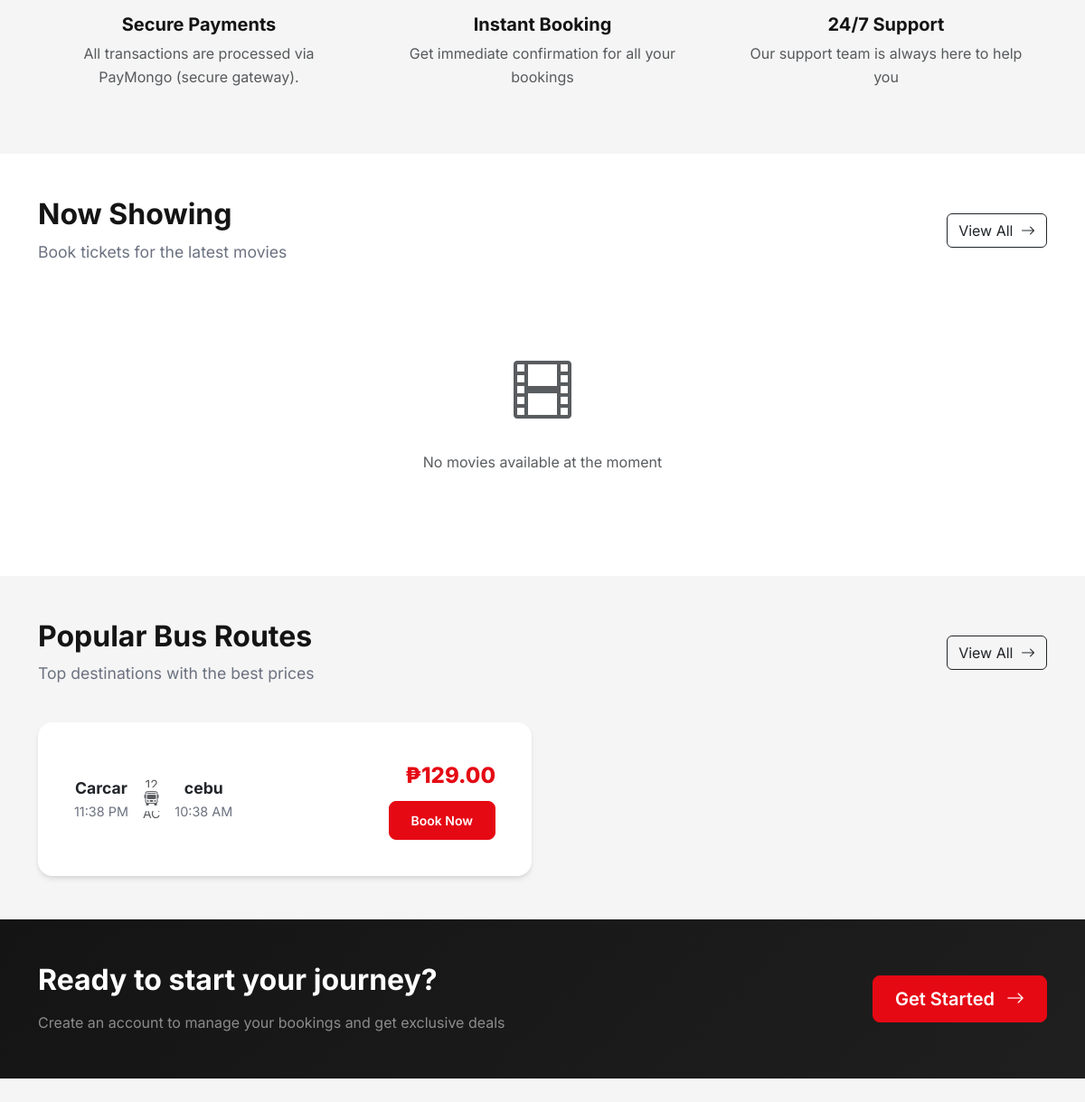
Before: / (middle part) with the older database file.
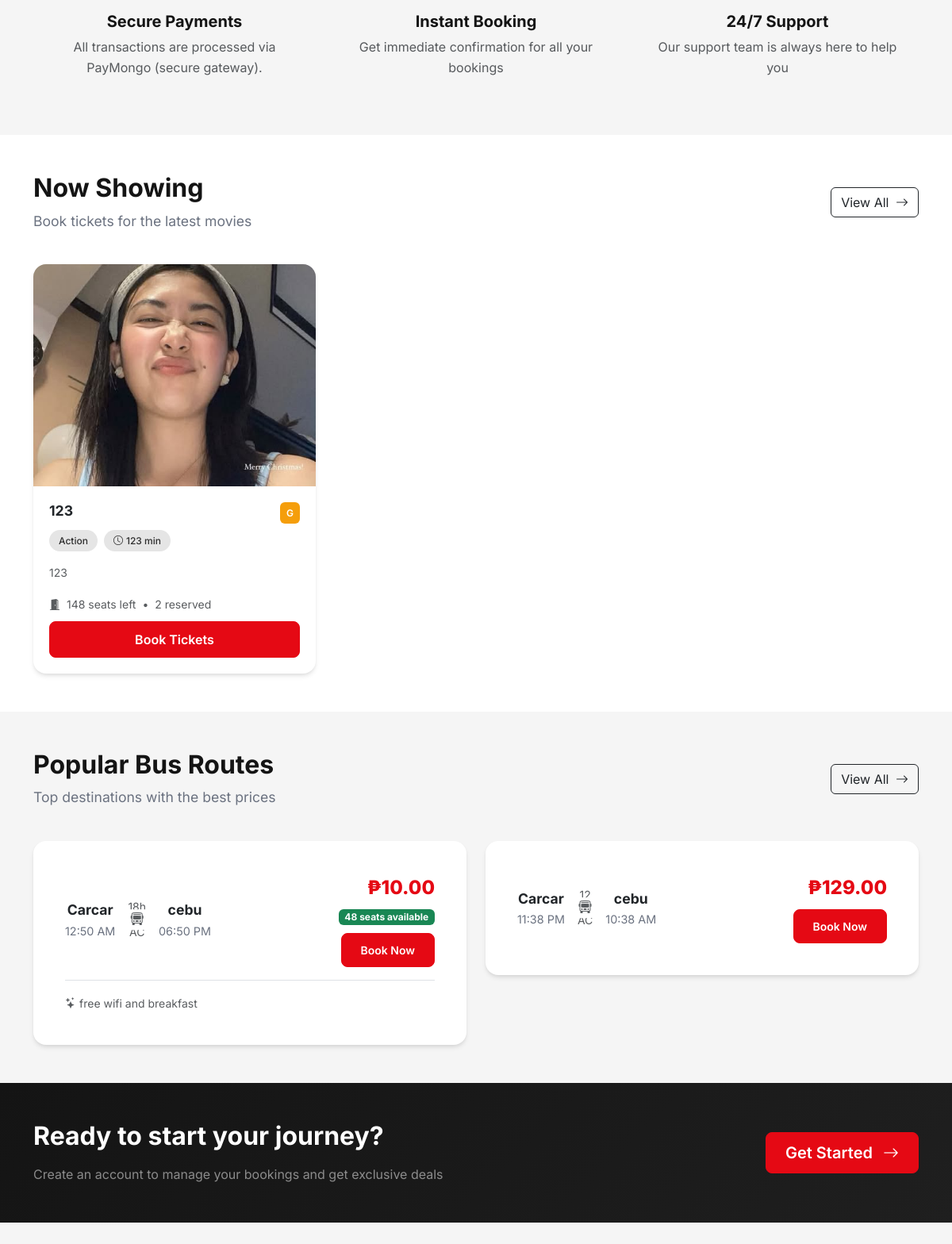
After: the same page with the newer database file.
### flask_app/app.py (models this page shows)
class BusRoute(db.Model):
    id = db.Column(db.Integer, primary_key=True)
    origin = db.Column(db.String(100), nullable=False)
    destination = db.Column(db.String(100), nullable=False)
    operator_id = db.Column(db.Integer, db.ForeignKey('user.id'), nullable=True)
    bus_number = db.Column(db.String(50))  # bus plate number or identifier
    bus_type = db.Column(db.String(50))  # AC, Non-AC, Sleeper, etc.
    departure_time = db.Column(db.Time, nullable=False)
    arrival_time = db.Column(db.Time, nullable=False)
    duration = db.Column(db.String(50))
    price = db.Column(db.Float, nullable=False)
    total_seats = db.Column(db.Integer, default=40)
    amenities = db.Column(db.String(255))  # WiFi, Charging, etc.
    image = db.Column(db.String(255))  # bus picture
    is_active = db.Column(db.Boolean, default=True)
    schedules = db.relationship('BusSchedule', backref='route', lazy=True, cascade='all, delete-orphan')
    operator = db.relationship('User', foreign_keys=[operator_id], backref='bus_routes')

class Movie(db.Model):
    id = db.Column(db.Integer, primary_key=True)
    title = db.Column(db.String(200), nullable=False)
    description = db.Column(db.Text)
    genre = db.Column(db.String(100))
    duration = db.Column(db.Integer)  # in minutes
    rating = db.Column(db.String(10))  # PG, PG-13, R, etc.
    poster_image = db.Column(db.String(255))
    trailer_url = db.Column(db.String(255))
    release_date = db.Column(db.Date)
    is_active = db.Column(db.Boolean, default=True)
    created_at = db.Column(db.DateTime, default=datetime.utcnow)
    showtimes = db.relationship('Showtime', backref='movie', lazy=True, cascade='all, delete-orphan')

### flask_app/app.py (the view)
@app.route('/')
def index():
    if current_user.is_authenticated:
        if current_user.is_bus_operator and not current_user.is_admin:
            return redirect(url_for('bus_operator_dashboard'))
        if current_user.is_cinema_operator and not current_user.is_admin:
            return redirect(url_for('cinema_operator_dashboard'))
    movies = Movie.query.filter_by(is_active=True).order_by(Movie.release_date.desc()).limit(6).all()
    today = datetime.now().date()
    all_routes = BusRoute.query.filter_by(is_active=True).order_by(BusRoute.departure_time).all()
    routes = [r for r in all_routes if not is_route_departed_for_date(r, today)][:6]
    availability_map = {}
    for m in movies:
        try:
            candidate_shows = Showtime.query.filter(
                Showtime.movie_id == m.id,
                Showtime.show_date >= datetime.now().date()
            ).order_by(Showtime.show_date, Showtime.show_time).all()
            next_show = next((st for st in candidate_shows if not is_showtime_departed(st)), None)
            if not next_show:
                continue
            try:
                total_seats = int(next_show.cinema.total_seats) if next_show.cinema and next_show.cinema.total_seats else int(next_show.available_seats or 0)
            except Exception:
                total_seats = int(next_show.available_seats or 0)
            reserved = 0
            statuses = ['pending', 'paid', 'completed']
            bookings = MovieBooking.query.filter(MovieBooking.showtime_id == next_show.id, MovieBooking.payment_status.in_(statuses)).all()
            for b in bookings:
                if b.seat_numbers:
                    reserved += len([s for s in b.seat_numbers.split(',') if s.strip()])
                else:
                    reserved += int(b.num_tickets or 0)
            available = max(0, total_seats - reserved)
            availability_map[m.id] = {
                'showtime_id': next_show.id,
                'show_date': next_show.show_date.isoformat(),
                'show_time': next_show.show_time.strftime('%I:%M %p') if next_show.show_time else None,
                'total_seats': total_seats,
                'reserved': reserved,
                'available': available
            }
        except Exception as e:
            print(f"[Index] Error computing availability for movie {m.id}: {e}")
    route_availability = {}
    for r in routes:
        try:
            sched = BusSchedule.query.filter(
                BusSchedule.route_id == r.id,
                BusSchedule.travel_date >= datetime.now().date()
            ).order_by(BusSchedule.travel_date).first()
            if not sched:
                continue
            total = int(r.total_seats or sched.available_seats or 0)
            reserved = 0
            statuses = ['pending', 'paid', 'completed']
            bks = BusBooking.query.filter(BusBooking.schedule_id == sched.id, BusBooking.payment_status.in_(statuses)).all()
            for b in bks:
                if b.seat_numbers:
                    reserved += len([s for s in b.seat_numbers.split(',') if s.strip()])
                else:
                    reserved += int(b.num_tickets or 0)
            available = max(0, total - reserved)
            route_availability[r.id] = {
                'schedule_id': sched.id,
                'travel_date': sched.travel_date.isoformat(),
                'total_seats': total,
                'reserved': reserved,
                'available': available
            }
        except Exception as e:
            print(f"[Index] Error computing availability for route {r.id}: {e}")
    return render_template('index.html', movies=movies, routes=routes, availability_map=availability_map, route_availability=route_availability)

### flask_app/app.py (called while the page is built)
@app.after_request
def add_no_cache_headers(response):
    if request.endpoint != 'static':
        response.headers['Cache-Control'] = 'no-store, no-cache, must-revalidate, private, max-age=0'
        response.headers['Pragma'] = 'no-cache'
        response.headers['Expires'] = '0'
    return response

def is_route_departed_for_date(route, travel_date, now_dt=None):
    if not route or not getattr(route, 'departure_time', None) or not travel_date:
        return False
    now_dt = now_dt or datetime.now()
    if travel_date < now_dt.date():
        return True
    if travel_date > now_dt.date():
        return False
    departure_dt = datetime.combine(travel_date, route.departure_time)
    arrival_time = getattr(route, 'arrival_time', None) or route.departure_time
    arrival_dt = datetime.combine(travel_date, arrival_time)
    if arrival_dt <= departure_dt:
        arrival_dt = arrival_dt + timedelta(days=1)
    return departure_dt <= now_dt < arrival_dt

### flask_app/templates/index.html (shortened to what the changed rows need)
{% extends 'base.html' %}
{% block content %}
<section class="py-5 bg-white">
    <div class="container">
        <div class="section-header d-flex justify-content-between align-items-center">
            <div>
                <h2>Now Showing</h2>
            </div>
        </div>
        <div class="row g-4">
            {% if movies %}
                {% for movie in movies %}
                <div class="col-lg-4 col-md-6">
                    <div class="card movie-card h-100">
                        {% if movie.poster_image %}
                            <img src="{{ url_for('static', filename='uploads/' + movie.poster_image) }}" class="card-img-top" alt="{{ movie.title }}">
                        {% else %}
                            <div class="card-img-top bg-secondary d-flex align-items-center justify-content-center" style="height: 280px;">
                                <i class="bi bi-film text-white" style="font-size: 4rem;"></i>
                            </div>
                        {% endif %}
                        <div class="card-body">
                            <div class="d-flex justify-content-between align-items-start mb-2">
                                <h5 class="card-title mb-0">{{ movie.title }}</h5>
                                {% if movie.rating %}
                                    <span class="rating-badge">{{ movie.rating }}</span>
                                {% endif %}
                            </div>
                            <div class="d-flex gap-2 mb-3">
                                {% if movie.genre %}
                                    {% for g in movie.genre.split(',') %}
                                        {% set g2 = g.strip() %}
                                        {% if g2 %}
                                            <span class="genre-badge">{{ g2 }}</span>
                                        {% endif %}
                                    {% endfor %}
                                {% endif %}
                                {% if movie.duration %}
                                    <span class="genre-badge"><i class="bi bi-clock me-1"></i>{{ movie.duration }} min</span>
                                {% endif %}
                            </div>
                            <p class="text-muted small mb-3">{{ movie.description[:100] }}{% if movie.description|length > 100 %}...{% endif %}</p>
                            {% set ma = availability_map.get(movie.id) if availability_map else None %}
                            <div class="mb-2">
                                {% if ma %}
                                    {% if ma.available > 0 %}
                                        <small class="text-muted">
                                            <i class="bi bi-door-open-fill me-1"></i>
                                            <span class="text-muted">{{ ma.available }} seats left</span>
                                            <span class="mx-1">•</span>
                                            <span class="text-muted">{{ ma.reserved }} reserved</span>
                                        </small>
                                    {% else %}
                                        <small class="text-muted">
                                            <span class="badge bg-danger">Sold Out</span>
                                        </small>
                                    {% endif %}
                                {% else %}
                                    <small class="text-muted">Seat info unavailable</small>
                                {% endif %}
                            </div>
                            {% if ma and ma.available == 0 %}
                                <a class="btn btn-secondary w-100 disabled" tabindex="-1" aria-disabled="true">Sold Out</a>
                            {% else %}
                                <a href="{{ url_for('movie_detail', movie_id=movie.id) }}" class="btn btn-primary w-100">Book Tickets</a>
                            {% endif %}
                        </div>
                    </div>
                </div>
                {% endfor %}
            {% else %}
                <div class="col-12">
                    <div class="text-center py-5">
                        <i class="bi bi-film text-muted" style="font-size: 4rem;"></i>
                        <p class="text-muted mt-3">No movies available at the moment</p>
                    </div>
                </div>
            {% endif %}
        </div>
    </div>
</section>
<section class="py-5">
    <div class="container">
        <div class="section-header d-flex justify-content-between align-items-center">
            <div>
                <h2>Popular Bus Routes</h2>
            </div>
        </div>
        <div class="row g-4">
            {% if routes %}
                {% for route in routes %}
                <div class="col-lg-6">
                    <div class="card bus-card">
                        <div class="card-body">
                            <div class="d-flex justify-content-between align-items-center">
                                <div class="route-info flex-grow-1">
                                    <div class="d-flex align-items-center gap-3">
                                        <div class="text-center">
                                            <div class="city">{{ route.origin }}</div>
                                            <div class="time">{{ route.departure_time.strftime('%I:%M %p') }}</div>
                                        </div>
                                        <div class="flex-grow-1 text-center">
                                            <div class="text-muted small mb-1">{{ route.duration or format_route_duration(route.departure_time, route.arrival_time) or '---' }}</div>
                                            <div class="position-relative">
                                                <i class="bi bi-bus-front position-absolute top-50 start-50 translate-middle bg-white px-2 text-muted"></i>
                                            </div>
                                            <div class="text-muted small mt-1">{{ route.bus_type or 'Standard' }}</div>
                                        </div>
                                        <div class="text-center">
                                            <div class="city">{{ route.destination }}</div>
                                            <div class="time">{{ route.arrival_time.strftime('%I:%M %p') }}</div>
                                        </div>
                                    </div>
                                </div>
                                <div class="ms-4 text-end">
                                    <div class="price">₱{{ "%.2f"|format(route.price) }}</div>
                                    {% set ra = route_availability.get(route.id) if route_availability else None %}
                                    {% if ra %}
                                        {% if ra.available > 0 %}
                                            <div class="mt-1">
                                                <span class="badge bg-success">{{ ra.available }} seats available</span>
                                            </div>
                                            <a href="{{ url_for('book_bus', route_id=route.id, date=ra.travel_date) }}" class="btn btn-primary btn-sm mt-2">Book Now</a>
                                        {% else %}
                                            <div class="mt-1">
                                                <span class="badge bg-danger">Sold Out</span>
                                            </div>
                                            <a class="btn btn-secondary btn-sm mt-2 disabled" tabindex="-1" aria-disabled="true">Sold Out</a>
                                        {% endif %}
                                    {% else %}
                                        <a href="{{ url_for('book_bus', route_id=route.id) }}" class="btn btn-primary btn-sm mt-2">Book Now</a>
                                    {% endif %}
                                </div>
                            </div>
                            {% if route.amenities %}
                            <div class="mt-3 pt-3 border-top">
                                <small class="text-muted">
                                    <i class="bi bi-stars me-1"></i>{{ route.amenities }}
                                </small>
                            </div>
                            {% endif %}
                        </div>
                    </div>
                </div>
                {% endfor %}
            {% endif %}
        </div>
    </div>
</section>
<section class="py-5" style="background: linear-gradient(135deg, var(--dark) 0%, var(--dark-lighter) 100%);">
    <div class="container">
        <div class="row align-items-center">
            <div class="col-lg-8">
                <h2 class="text-white fw-bold mb-3">Ready to start your journey?</h2>
            </div>
        </div>
    </div>
</section>
{% endblock %}

Changed rows visible on the page:
added Movie: poster_image (picture), title "123", rating "G", genre "Action", duration "123", description "123", available "148", reserved "2"
added BusRoute: origin "Carcar", departure_time "12:50 AM", duration "18h", bus_type "AC", destination "cebu", arrival_time "06:50 PM", price "10.00", available "48", amenities "free wifi and breakfast"
Other visible differences:
text no longer shown: "No movies available at the moment"
